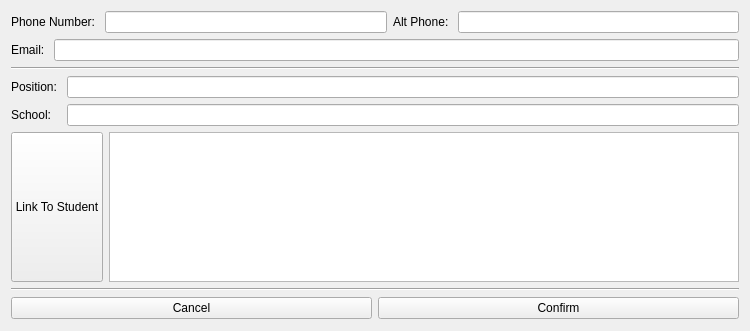
<?xml version="1.0" encoding="UTF-8"?>
<ui version="4.0">
 <class>AdditionalInformation</class>
 <widget class="QWidget" name="AdditionalInformation">
  <property name="geometry">
   <rect>
    <x>0</x>
    <y>0</y>
    <width>750</width>
    <height>331</height>
   </rect>
  </property>
  <property name="sizePolicy">
   <sizepolicy hsizetype="Fixed" vsizetype="Fixed">
    <horstretch>0</horstretch>
    <verstretch>0</verstretch>
   </sizepolicy>
  </property>
  <property name="minimumSize">
   <size>
    <width>750</width>
    <height>331</height>
   </size>
  </property>
  <property name="maximumSize">
   <size>
    <width>750</width>
    <height>331</height>
   </size>
  </property>
  <property name="windowTitle">
   <string>Additional Information</string>
  </property>
  <layout class="QVBoxLayout" name="verticalLayout">
   <item>
    <layout class="QHBoxLayout" name="horizontalLayout">
     <item>
      <widget class="QLabel" name="phoneNumber">
       <property name="text">
        <string>Phone Number: </string>
       </property>
      </widget>
     </item>
     <item>
      <widget class="QLineEdit" name="phone"/>
     </item>
     <item>
      <widget class="QLabel" name="label_2">
       <property name="text">
        <string>Alt Phone: </string>
       </property>
      </widget>
     </item>
     <item>
      <widget class="QLineEdit" name="altPhone"/>
     </item>
    </layout>
   </item>
   <item>
    <layout class="QHBoxLayout" name="horizontalLayout_3">
     <item>
      <widget class="QLabel" name="label_5">
       <property name="text">
        <string>Email: </string>
       </property>
      </widget>
     </item>
     <item>
      <widget class="QLineEdit" name="email"/>
     </item>
    </layout>
   </item>
   <item>
    <widget class="Line" name="line">
     <property name="orientation">
      <enum>Qt::Horizontal</enum>
     </property>
    </widget>
   </item>
   <item>
    <layout class="QHBoxLayout" name="horizontalLayout_4">
     <item>
      <widget class="QLabel" name="label">
       <property name="text">
        <string>Position: </string>
       </property>
      </widget>
     </item>
     <item>
      <widget class="QLineEdit" name="position"/>
     </item>
    </layout>
   </item>
   <item>
    <layout class="QHBoxLayout" name="horizontalLayout_5">
     <item>
      <widget class="QLabel" name="label_3">
       <property name="text">
        <string>School:   </string>
       </property>
      </widget>
     </item>
     <item>
      <widget class="QLineEdit" name="school"/>
     </item>
    </layout>
   </item>
   <item>
    <layout class="QHBoxLayout" name="horizontalLayout_2">
     <item>
      <widget class="QPushButton" name="linkToStudent">
       <property name="sizePolicy">
        <sizepolicy hsizetype="Minimum" vsizetype="Minimum">
         <horstretch>0</horstretch>
         <verstretch>0</verstretch>
        </sizepolicy>
       </property>
       <property name="text">
        <string>Link To Student</string>
       </property>
      </widget>
     </item>
     <item>
      <widget class="QTextBrowser" name="showStudents">
       <property name="minimumSize">
        <size>
         <width>0</width>
         <height>150</height>
        </size>
       </property>
       <property name="maximumSize">
        <size>
         <width>16777215</width>
         <height>150</height>
        </size>
       </property>
      </widget>
     </item>
    </layout>
   </item>
   <item>
    <widget class="Line" name="line_2">
     <property name="orientation">
      <enum>Qt::Horizontal</enum>
     </property>
    </widget>
   </item>
   <item>
    <layout class="QHBoxLayout" name="horizontalLayout_7">
     <item>
      <widget class="QPushButton" name="cancel">
       <property name="text">
        <string>Cancel</string>
       </property>
      </widget>
     </item>
     <item>
      <widget class="QPushButton" name="confirm">
       <property name="text">
        <string>Confirm</string>
       </property>
      </widget>
     </item>
    </layout>
   </item>
  </layout>
 </widget>
 <resources/>
 <connections/>
</ui>
